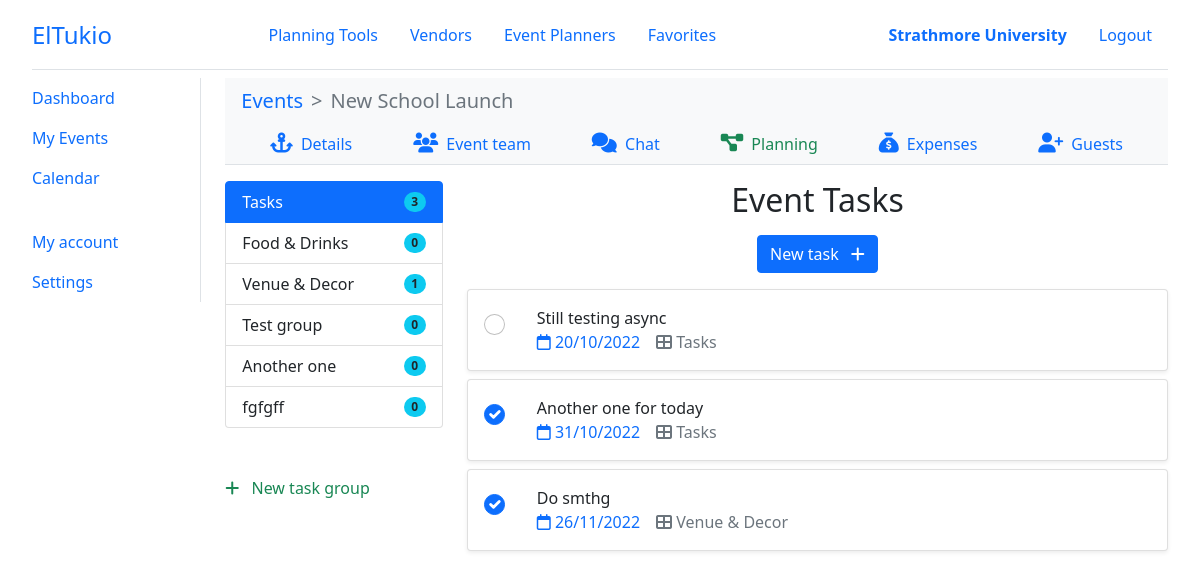
The page /organizer/events/2/tasks/ (signed in) on the database its author committed.
### el_tukio/models.py (models this page shows, shortened)
class User(AbstractUser):
    class UserType(models.IntegerChoices):
        ORGANIZER = 0, _('Organizer')
        PLANNER = 1, _('Planner')
        VENDOR = 3, _('Vendor')
        __empty__ = _('(Unkown)')
    user_type = models.SmallIntegerField(blank=True, null=True, choices=UserType.choices)
    phone_number = PhoneNumberField(blank=True, null=True, unique=True)
    profile = models.ImageField(default='default.png', upload_to='profile_pics')
    @property
    def is_organizer(self):
        return self.user_type == self.UserType.ORGANIZER
    @property
    def is_planner(self):
        return self.user_type == self.UserType.PLANNER
    @property
    def is_vendor(self):
        return self.user_type == self.UserType.VENDOR
    @property
    def full_name(self):
        return f'{self.first_name} {self.last_name}'
    class Meta:
        ordering = ['last_name', 'first_name']

class Event(models.Model):
    organizer = models.ForeignKey(Organizer, on_delete=CASCADE)
    event_name = models.CharField(max_length=100)
    event_date = models.DateField(help_text='When will this event be held?')
    event_budget = models.FloatField(help_text='What  is the budget for this event?')
    event_location = models.CharField(max_length=100, null=True, blank=True)
    guest_size = models.IntegerField(help_text='Expected number of guests at the event?')
    planners = models.ManyToManyField(Planner)
    vendors = models.ManyToManyField(Vendor)

class TaskGroup(models.Model):
    event = models.ForeignKey(Event, on_delete=CASCADE, blank=True, null=True)
    name = models.CharField(max_length=500)

class Task(models.Model):
    event = models.ForeignKey(Event, on_delete=CASCADE)
    task = models.TextField(max_length=5000)
    task_group = models.ForeignKey(TaskGroup, on_delete=SET_NULL, blank=True, null=True)
    date_created = models.DateTimeField(auto_now_add=True)
    due_date = models.DateField(blank=True, null=True, help_text='When would you like to have this done?')
    created_by = models.ForeignKey(User, on_delete=SET_NULL, blank=True, null=True, related_name='created_by')
    assigned_to = models.ForeignKey(User, on_delete=SET_NULL, blank=True, null=True, related_name='assigned_to')
    completed = models.BooleanField(default=False, help_text='Mark this task as completed')
    date_completed = models.DateField(blank=True, null=True)
    completed_by = models.ForeignKey(User, on_delete=SET_NULL, blank=True, null=True, related_name='completed_by')

### el_tukio/utils/decorators.py (the view)
    def wrapper_func(request, *args, **kwargs):
        if request.user.is_authenticated and request.user.is_organizer:
            return view_func(request, *args, **kwargs)
        else:
            error_msg = 'Unauthorised action. You must be an event organizer to access this page!'
            return HttpResponse(error_msg)

### el_tukio/forms.py
class TaskForm(ModelForm):
    def __init__(self, *args, **kwargs):
        event_date = kwargs.pop('event_date')
        super(TaskForm, self).__init__(*args, **kwargs)
        self.fields['due_date'] = forms.DateField(
            required=False,
            widget=forms.DateInput(attrs={
                'type': 'date',
                'min': DT.date.today(),
                'max': event_date,
            }))
    class Meta:
        model = Task
        fields = ['task', 'due_date']

class TaskContentUpdateForm(ModelForm):
    class Meta:
        model = Task
        fields = ['task']

### templates/organizer/tasks.html (shortened to what this page needs)
{% extends 'layouts/dashboard.html' %}
{% load static %}
{% load widget_tweaks %}
{% block content %}
{% include 'components/nav-event.html' %}
<div class="row row-cols-2 g-4">
    <div class="col-3 text-start">
        <div class="list-group">
            <a href="{% url 'organizer-event-tasks' event.id %}"
                class="list-group-item list-group-item-action d-flex justify-content-between align-items-center gap-sm {% if active_group == 'all' %}active disabled{% endif %}">
                Tasks
                <span class="badge bg-info text-dark rounded-pill flex-shrink-0">{{ all_count }}</span>
            </a>
            {% for group in task_groups %}
            <a href="{% url 'organizer-event-tasks' event_id=event.id group_id=group.id %}"
                class="list-group-item list-group-item-action d-flex justify-content-between align-items-center gap-sm {% if active_group == group.id|stringformat:'i' %}active disabled{% endif %}">
                {{ group.name }}
                <span class="badge bg-info text-dark rounded-pill flex-shrink-0">{{ group.task_set.all.count }}</span>
            </a>
            {% empty %}
            <small class="mt-3 text-muted hint">Group your tasks together to help monitor the progress.</small>
            {% endfor %}
        </div>
        <a href="#" class="d-block mt-5 text-success" data-bs-toggle="modal" data-bs-target="#taskGroupModal">
            <i class="fa-solid fa-plus"></i>
            <span class="ms-2">New task group</span>
        </a>
    </div>
    <div class="col-9">
        <h2 class="mb-3">{{ page_title }}</h2>
        <button type="button" class="btn btn-primary" data-bs-toggle="modal" data-bs-target="#newTaskModal">
            <span class="me-2">New task</span>
            <i class="fa-solid fa-plus"></i>
        </button>
        <section class="section-tasks text-start py-3" id="sectionTasks">
            {% for task in tasks %}
            <div class="card shadow-sm mb-2" data-task-id="{{ task.id }}">
                <div class="card-body d-flex gap-lg">
                    <span class="pt-1">
                        <input type="checkbox" class="form-check-input rounded-circle" onchange="changeTaskStatus({{ task.id }})" {% if task.completed %}checked{% endif %}>
                    </span>
                    <div class="flex-grow-1" onclick="taskDetails({{ task.id }})">
                        <p class="mb-0" data-value="task">{{ task.task }}</p>
                        <div class="d-flex gap-md">
                            {% if task.due_date %}
                            <span class="text-primary">
                                <i class="fa-regular fa-calendar"></i>
                                <span data-value="due-date">{{ task.due_date|date:"d/m/Y" }}</span>
                            </span>
                            {% endif %}
                            {% if active_group == 'all' %}
                            <span class="text-muted">
                                <i class="fa-solid fa-table-cells-large"></i>
                                <span data-value="group-name">
                                    {% if task.task_group %}
                                    {{ task.task_group.name }}
                                    {% else %}
                                    Tasks
                                    {% endif %}
                                </span>
                            </span>
                            {% endif %}
                        </div>
                    </div>
                </div>
            </div>
            {% empty %}
            <div class="text-danger text-center">No tasks yet.</div>
            {% endfor %}
        </section>
    </div>
</div>
{% endblock content %}

### templates/components/header.html
<header class="header border-bottom d-flex align-items-center justify-content-between mb-2" id="header">
    <a href="{% url 'home' %}" class="logo">ElTukio</a>
    <nav class="nav-main d-flex align-items-center">
        <a href="#" class="nav-link">Planning Tools</a>
        <a href="{% url 'vendors' %}" class="nav-link">Vendors</a>
        <a href="{% url 'planners' %}" class="nav-link">Event Planners</a>
        {% if user.is_organizer or user.is_planner %}
        <a href="{% url 'bookmarks' user_type=user.get_user_type_display.lower %}" class="nav-link">Favorites</a>
        {% endif %}
    </nav>
    <nav class="nav-profile d-flex align-items-center">
        {% if user.is_authenticated %}
        {% if user.is_vendor %}
        <a class="nav-link fw-bold" href="{% url 'vendor-dashboard' %}">{{ user.vendor.business_name }}</a>
        {% elif user.is_planner %}
        <a class="nav-link fw-bold" href="{% url 'planner-dashboard' %}">{{ user.full_name }}</a>
        {% elif user.is_organizer %}
        <a class="nav-link fw-bold" href="{% url 'organizer-dashboard' %}">{{ user.full_name }}</a>
        {% endif %}
        <a class="nav-link" href="{% url 'logout' %}">Logout</a>
        {% else %}
        <a class="nav-link" href="{% url 'login' %}">Login</a>
        <a class="nav-link" href="{% url 'register' %}">Register</a>
        {% endif %}
    </nav>
</header>

### templates/components/nav-event.html
<nav style="--bs-breadcrumb-divider: '>';" aria-label="breadcrumb" class="bg-light px-3 py-2">
    <ol class="breadcrumb m-0 fs-5">
        <li class="breadcrumb-item"><a href="{% url 'organizer-events' %}">Events</a></li>
        <li class="breadcrumb-item active" aria-current="page">{{ event.event_name }}</li>
    </ol>
</nav>
<nav class="nav-secondary d-flex justify-content-evenly border-bottom bg-light mb-3">
    <a href="{% url 'organizer-event-details' event.id %}"
        class="nav-link {% if active == 'details' %}text-success{% endif %}">
        <i class="fs-5 fa-solid fa-anchor"></i>
        <span class="ms-1">Details</span>
    </a>
    <a href="{% url 'organizer-event-team' event.id %}"
        class="nav-link {% if active == 'team' %}text-success{% endif %}">
        <i class="fs-5 fa-solid fa-users"></i>
        <span class="ms-1">Event team</span>
    </a>
    <a href="#" class="nav-link">
        <i class="fs-5 fa-solid fa-comments"></i>
        <span class="ms-1">Chat</span>
    </a>
    <a href="{% url 'organizer-event-tasks' event.id %}" class="nav-link {% if active == 'plan' %}text-success{% endif %}">
        <i class="fs-5 fa-solid fa-diagram-project"></i>
        <span class="ms-1">Planning</span>
    </a>
    <a href="{% url 'organizer-event-expenses' event.id %}" class="nav-link {% if active == 'expenses' %}text-success{% endif %}">
        <i class="fs-5 fa-solid fa-sack-dollar"></i>
        <span class="ms-1">Expenses</span>
    </a>
    <a href="#" class="nav-link {% if active == 'guests' %}text-success{% endif %}">
        <i class="fs-5 fa-solid fa-user-plus"></i>
        <span class="ms-1">Guests</span>
    </a>
</nav>

### static/css/main.css (style rules this page uses)
:root { --tk-dim-header: 70px; }
body { padding: 0 2rem 4rem; text-align: center; }
a { text-decoration: none; cursor: pointer; }
.header { height: var(--tk-dim-header); }
.logo { font-size: 1.5rem; }
.flex-shrink-0 { flex-shrink: 0 !important; }
.gap-sm { gap: 0.5rem !important; }
.gap-md { gap: 1rem !important; }
.gap-lg { gap: 2rem !important; }
[type=checkbox].rounded-circle { width: 1.3em; height: 1.3em; }

### rows shown on the page
User: full_name "Strathmore University"
Event: event_name "New School Launch"
TaskGroup: name "Food & Drinks", task_set.all.count "0"
TaskGroup: name "Venue & Decor", task_set.all.count "1"
TaskGroup: name "Test group", task_set.all.count "0"
TaskGroup: name "Another one", task_set.all.count "0"
TaskGroup: name "fgfgff", task_set.all.count "0"
Task: task "Still testing async", due_date "20/10/2022", shows "Tasks"
Task: completed "☑", task "Another one for today", due_date "31/10/2022", shows "Tasks"
Task: completed "☑", task "Do smthg", due_date "26/11/2022", task_group.name "Venue & Decor"

### other values the page prints
{{ all_count }} "3"
{{ page_title }} "Event Tasks"
